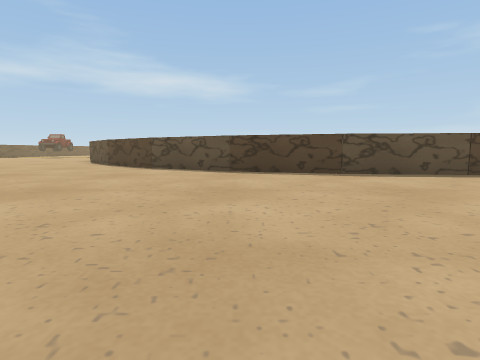
view 1 (above)

19 first-person views from a walk through a 3-D level made in the Unity game engine. The camera is 1.2 m above the floor, tilts 6° down and sees 80° across. The floor is counted in squares, 2 m on a side. Each view is taken from the middle of a square. On the plan, view 1 faces up. The plan holds only what a view shows up to about 9 squares ahead; the rest is blank. The place goes on beyond the plan.

view 2
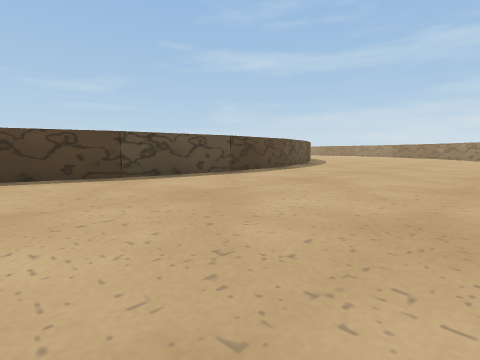

view 3
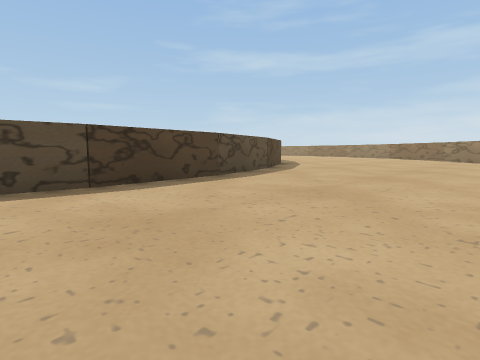

view 4
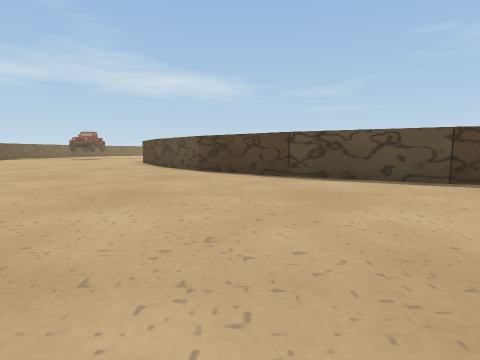

view 5
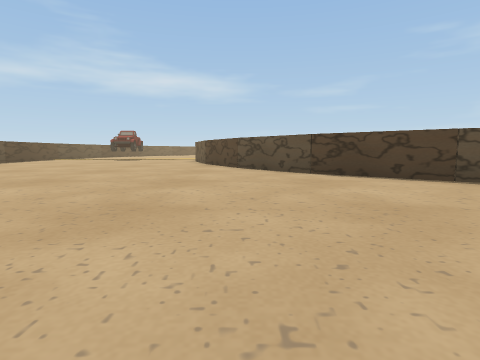

view 6
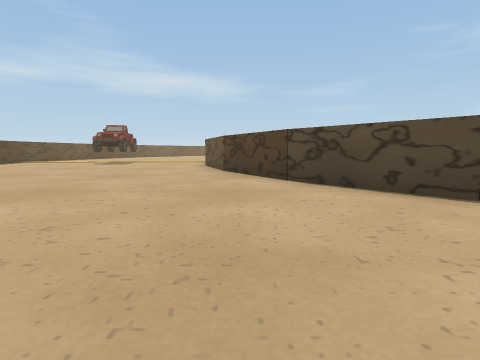

view 7
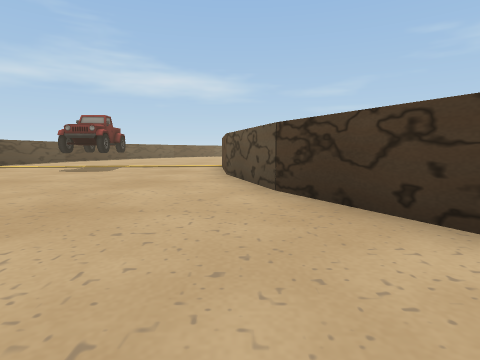

view 8
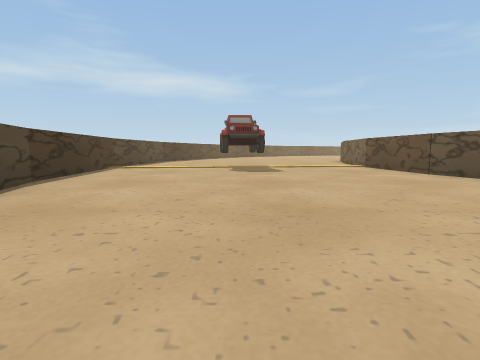

view 9
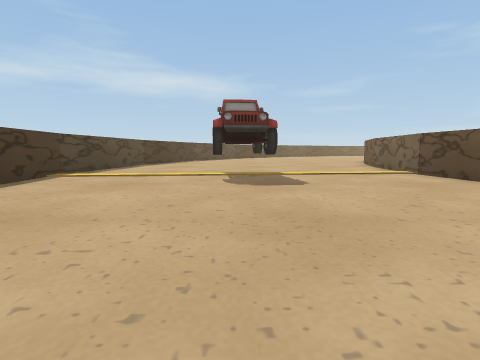

view 10
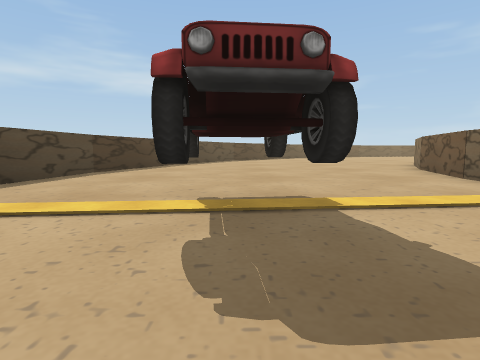

view 11
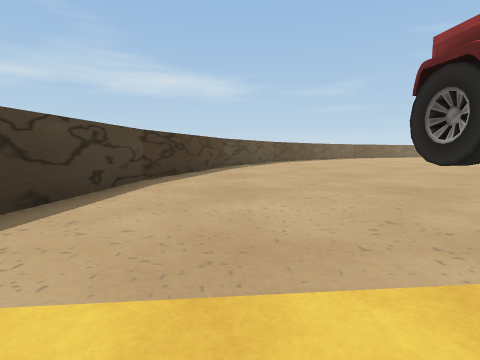

view 12
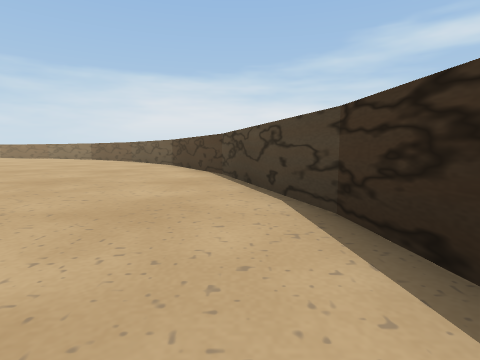

view 13
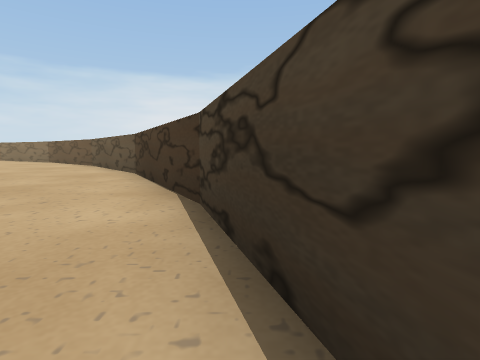

view 14
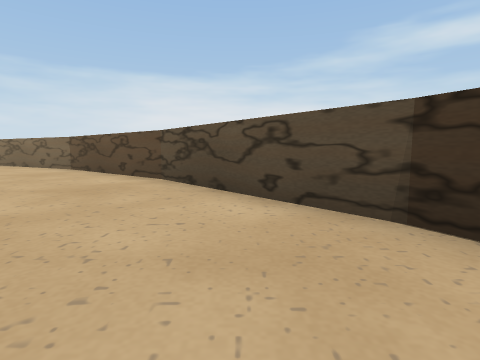

view 15
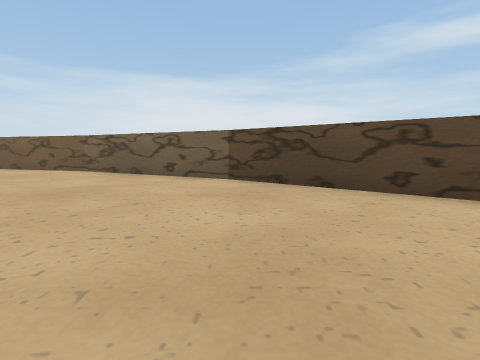

view 16
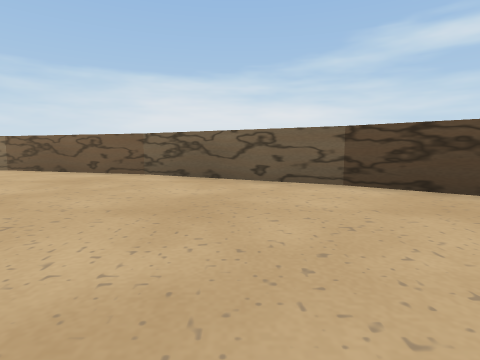

view 17
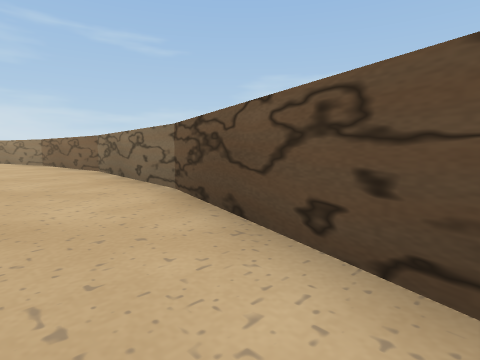

view 18
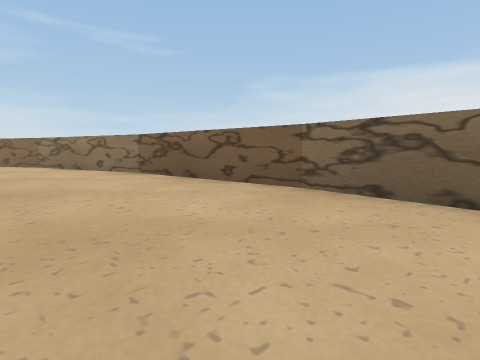

view 19
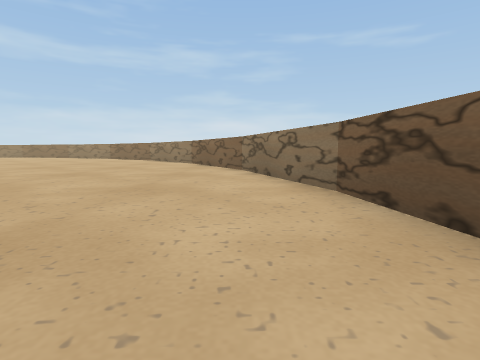

### Floor plan
Points are (right, up) in squares from view 1. A wall is a line through its corners. A room is listed if a view was taken in it or the views show most of it. See-through windows are left out.
Room 1 (views 1, 2, 3, 4, 5, 6, 7, 8, 9, 10, 11, 12, 13, 14, 15, 16, 17, 18, 19)
walls: (-8.4, 16.1) (-9.4, 19.1); (-11.4, 5.1) (-7.7, 2.1); (2.7, 7.1) (-0.3, 8) (-2.9, 9.4) (-5.2, 11.3) (-7.1, 13.6) (-8.5, 16.3); (-7.8, 2.2) (-3.6, -0.1); (-14.4, 8.7) (-11.3, 5.1); (-9.3, 19) (-9.6, 22) (-9.3, 25); (-3.7, 0) (0.9, -1.4); (5.5, 6.9) (2.5, 7.2); (-16.6, 12.9) (-14.3, 8.7); (0.8, -1.4) (5.5, -1.9); (8.5, 7.2) (5.4, 6.9); (-17.9, 17.4) (-16.5, 12.8); (-9.4, 24.9) (-8.4, 27.8); (5.4, -1.9) (10.2, -1.4); (10.9, 7.9) (8.4, 7.2); (10.1, -1.4) (14.4, -0.1); (-17.9, 26.7) (-18.4, 22) (-17.9, 17.3); (-17, 29.5) (-17.9, 26.5)
objects: other object (-14, 23)

Where each view was taken, in squares from view 1:
view 1: 0 up, 0 right, facing up
view 2: 1 up, 0 right, facing up-right
view 3: 2 up, 4 right, facing up-right
view 4: 3 up, 4 left, facing up
view 5: 4 up, 7 left, facing up
view 6: 8 up, 8 left, facing up
view 7: 12 up, 9 left, facing up
view 8: 12 up, 14 left, facing up
view 9: 15 up, 14 left, facing up
view 10: 19 up, 14 left, facing up
view 11: 21 up, 16 left, facing up
view 12: 20 up, 17 left, facing down
view 13: 16 up, 17 left, facing down
view 14: 11 up, 13 left, facing down
view 15: 8 up, 8 left, facing down
view 16: 7 up, 6 left, facing down
view 17: 1 up, 3 left, facing down-right
view 18: 2 up, 3 right, facing down-right
view 19: 0 up, 6 right, facing right
